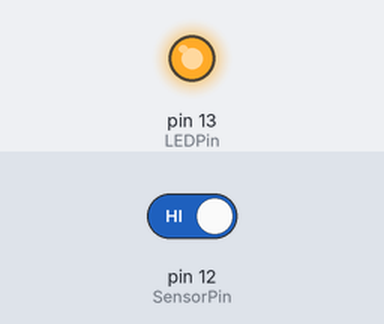
A sketch run on a simulated Arduino Uno, built with avr-gcc and run on an emulated ATmega328P. Parts: output pins drawn as LEDs (lit = HIGH). Inputs (shaded band) come from the test bench; at power-on: pin 12 (SensorPin) HIGH.

Above: at 1.2 s.
1.3 s: pin 12 (SensorPin) driven LOW
At 1.6 s:
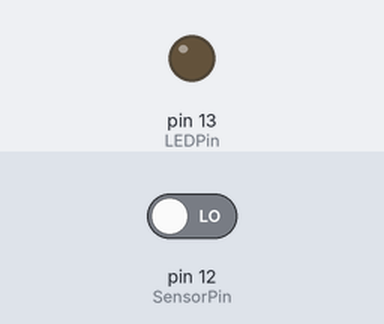
2.8 s: pin 12 (SensorPin) driven HIGH
At 3.9 s:
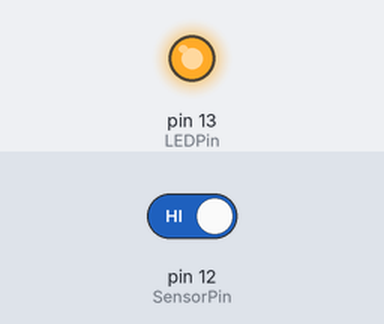
Timing chart, 0 to 5.8 s (numbered marks = the images above; inputs shaded):
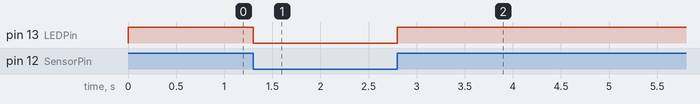

The sketch:

inclinacion.ino
```cpp
const int SensorPin = 12;
const int LEDPin = 13;

void setup() {
    pinMode(SensorPin , INPUT);
    digitalWrite(SensorPin , HIGH);    //activamos la resistencia interna PULL UP
    pinMode(LEDPin, OUTPUT);
}

void loop() {
    if (digitalRead(SensorPin)) {
        digitalWrite(LEDPin, HIGH);
    }  else {
        digitalWrite(LEDPin, LOW);
    }
}
```

Measured:
- after the input at 1.3 s, pin 13 (LEDPin): HIGH → LOW at once
- after the input at 2.8 s, pin 13 (LEDPin): LOW → HIGH at once
